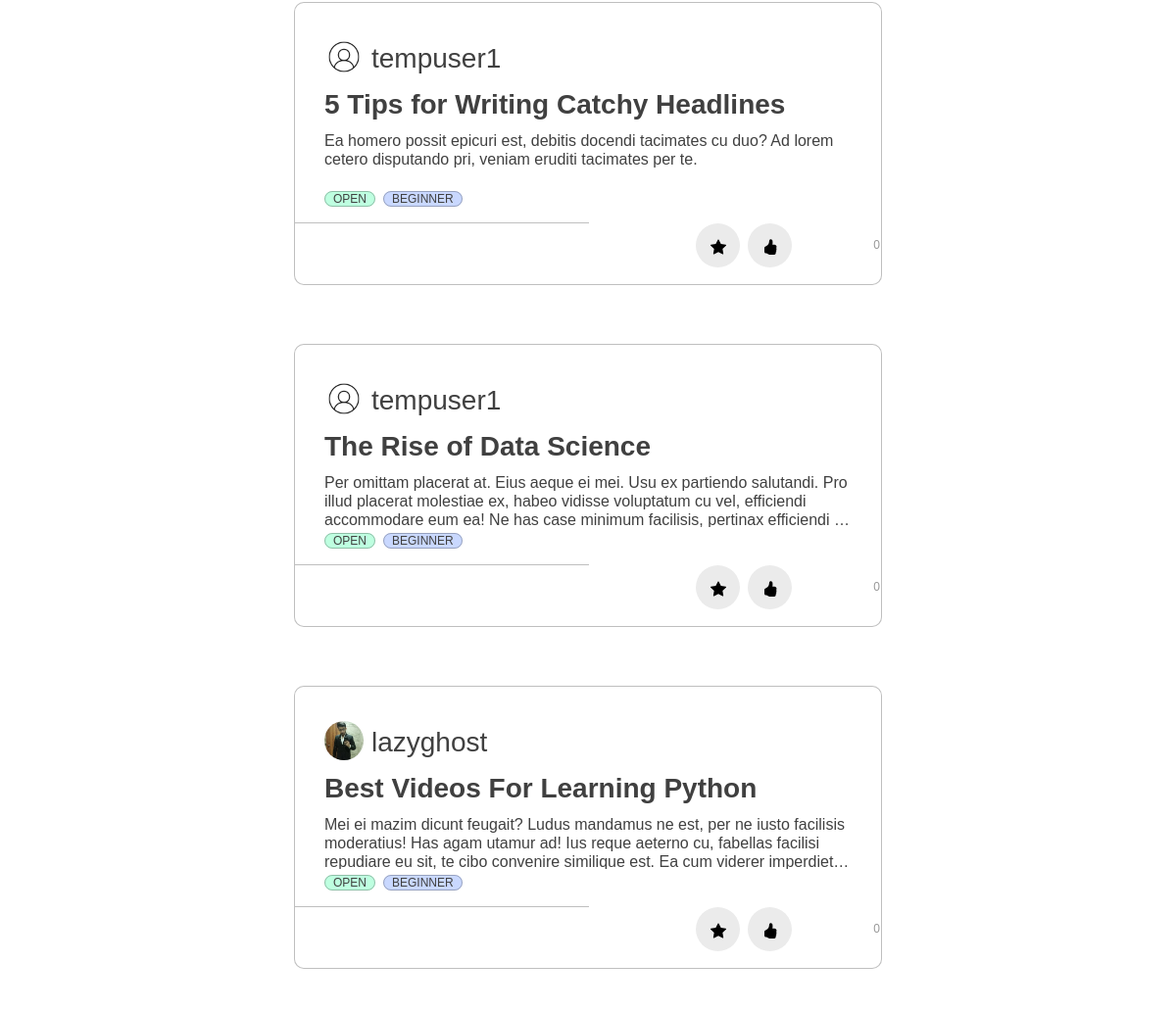
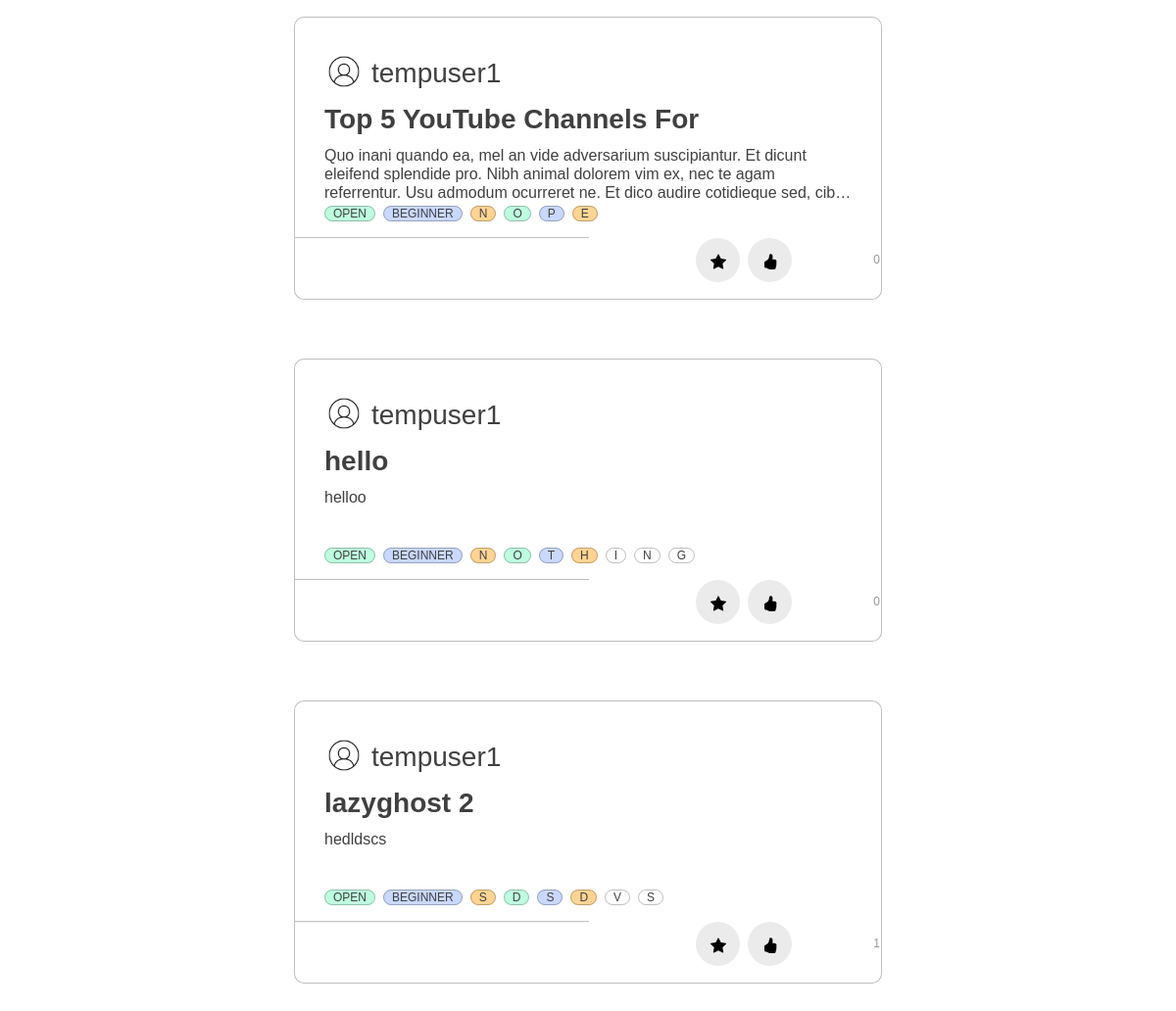
Before: /profile/projects/starred (signed in, lower part) with the older database file (2 pictures, top to bottom).
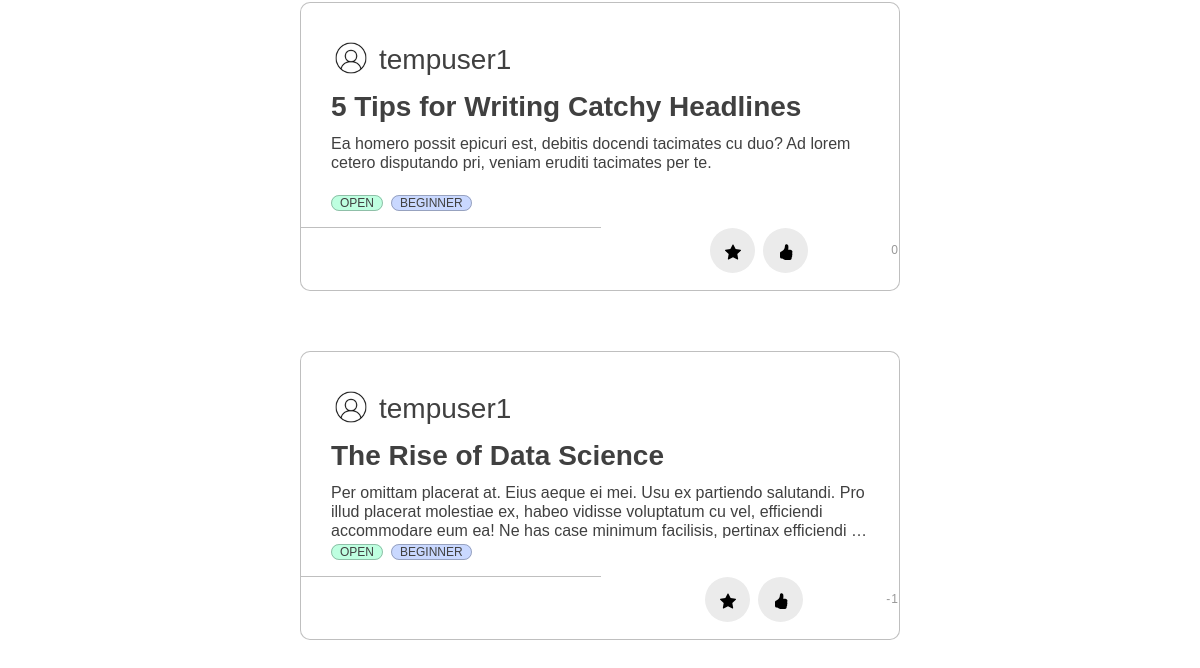
After: the same page with the newer database file.
### home/models.py (models this page shows, shortened)
class Project(models.Model):
    Title = models.CharField(max_length=30)
    Description = models.TextField()
    FloatedBy = models.ForeignKey(User, on_delete=models.CASCADE,related_name="FloatedBy")
    Mentors = models.ManyToManyField(User,related_name='Mentors')
    Status = models.CharField(max_length=10, choices=STATUS_CHOICES, default='Open')
    OpenedFor = models.CharField(max_length=300)
    Difficulty = models.CharField(max_length=15, choices=DIFFICULTY_CHOICES, default='Beginner')
    PreRequisite = models.TextField()
    Duration = models.CharField(max_length=30)
    DatePosted = models.DateTimeField(default = timezone.now)
    SelectionCriteria = models.TextField()
    MailNotification = models.CharField(max_length=5, choices=NOTIFICATION_CHOICES,default='On')
    ApplyRequest = models.ManyToManyField(User, related_name='ApplyRequest', blank = True)
    AlreadyApplied = models.ManyToManyField(User, related_name='AlreadyApplied', blank = True)
    Likes = models.IntegerField(default=0)

### users/models.py (models this page shows, shortened)
class Profile(models.Model):
    user = models.OneToOneField(User, on_delete=models.CASCADE)
    image = models.ImageField(default = 'default.jpg', upload_to='profile_pics', blank=True)
    rollno = models.CharField(max_length=10)
    year = models.CharField(max_length=30, choices = YEAR_CHOICES)
    branch = models.CharField(max_length=30, choices = BRANCH_CHOICES)
    techskills = models.TextField()
    starred_projects = models.ManyToManyField(Project, related_name='starred_projects', blank = True)
    liked_projects = models.ManyToManyField(Project, related_name='liked_projects', blank = True)
    cv = models.FileField(blank = True, upload_to='resumes')

### users/views.py (the view)
# urls.py: path('projects/starred', views.projects_starred, name = 'projects-starred'),
@login_required
def projects_starred(request):
    projects_starred = request.user.profile.starred_projects.all()
    myFilter = ProjectFilter(request.GET, queryset=projects_starred)
    filtered_projects = myFilter.qs
    user_starred_projects_id = []
    for project in request.user.profile.starred_projects.all():
        user_starred_projects_id.append(project.id)
    context = {
        'title': 'Projects Starred',
        'projects' : filtered_projects,
        'user_starred_projects_id' : user_starred_projects_id,
        'notifications': Notification.objects.filter(user=request.user).order_by('-time'),
        'myFilter': myFilter,
    }
    return render(request, 'users/profile_starred.html', context)

### users/templates/users/profile_starred.html (shortened to what this page needs)
{% extends 'users/profile_applied.html' %}

### home/templates/home/main.html (shortened to what the changed rows need)
{% extends 'home/base.html' %}
{% load static %}
{% load crispy_forms_tags %}
{% block content %}
{% block mainContentBlock %}
<div class="project_cards">
    <br>
    {% block allProjectsBlock %}
    <div class="justify-content-center" style="display: flex; flex-wrap: wrap;" id="all-projects">
        {% for project in projects %}
            <div id="projectNumber{{ project.id }}">
                <div class = "blog-container" style="flex: 1 0 45%; margin: 30px; width: 600px; height: 289px; max-width: 600px;">
                    <div class="blog-header" style="display: flex; flex-wrap: wrap;">
                        <div class="blog-author--no-cover" style="background:url('{{project.FloatedBy.profile.image.url}}');background-size: cover; border-radius: 50%; display: inline-block;height: 40px;margin-right: 0.5rem;background-position: center;top: 8px;width: 40px; top: 27px; left: 28px; margin-top: 5px; ">
                        </div>
                        <span style="flex: 1 0 45%; ">
                            <h3 style="margin-top: 10px; color:#858796;"><a href="{% url 'profile' project.FloatedBy.id %}">{{project.FloatedBy}}</a></h3>
                        </span>
                    </div>
                    <div class="blog-body">
                        <div class="blog-title demo-a">
                            <h1><a href="/project/?project_id={{project.id}}">{{ project.Title }}</a></h1>
                        </div>
                        <div class="blog-summary demo-2">
                            <p>{{project.Description}}</p>
                        </div>
                        <div class="blog-tags">
                            <ul>
                                <li><a>{{project.Status}}</a></li>
                                <li><a>{{project.Difficulty}}</a></li>
                                {% for pre_req in project.PreRequisite %}
                                    {% if pre_req %}
                                        {% if pre_req == "More Tags..." %}
                                            <li>
                                                <a href="/project/?project_id={{project.id}}">{{ pre_req }}</a>
                                            </li>
                                        {% else %}
                                            <li>
                                                <a>{{pre_req}}</a>
                                            </li>
                                        {% endif %}
                                    {% endif %}
                                {% endfor %}
                            </ul>
                        </div>
                    </div>
                    <hr style="width: 300px; border-top: 1px solid rgba(0, 0, 0, 0.25); margin-left: 0px; margin-bottom: 0px;">
                    <div class="blog-footer">
                        <ul>
                            <li>
                                {% if project.id not in user_starred_projects_id %}
                                    <button class="btn btn-primary btn-user btn-block task" style="margin-left: 430px; width: 45px;" task = "Star" project_id={{project.id}} page_number={{projects.number}}>
                                        <svg xmlns="http://www.w3.org/2000/svg" width="16" height="16" fill="currentColor" class="bi bi-star" viewBox="0 0 16 16">
                                            <path d="M2.866 14.85c-.078.444.36.791.746.593l4.39-2.256 4.389 2.256c.386.198.824-.149.746-.592l-.83-4.73 3.522-3.356c.33-.314.16-.888-.282-.95l-4.898-.696L8.465.792a.513.513 0 0 0-.927 0L5.354 5.12l-4.898.696c-.441.062-.612.636-.283.95l3.523 3.356-.83 4.73zm4.905-2.767-3.686 1.894.694-3.957a.565.565 0 0 0-.163-.505L1.71 6.745l4.052-.576a.525.525 0 0 0 .393-.288L8 2.223l1.847 3.658a.525.525 0 0 0 .393.288l4.052.575-2.906 2.77a.565.565 0 0 0-.163.506l.694 3.957-3.686-1.894a.503.503 0 0 0-.461 0z" />
                                        </svg>
                                    </button>
                                {% else %}
                                    <button class="btn btn-primary btn-user btn-block task" style="margin-left: 430px; width: 45px;" task = "Unstar" project_id={{project.id}} page_number={{projects.number}}>
                                    </button>
                                {% endif %}
                            </li>
                            <li>
                                {% if project.id not in user_liked_projects_id %}
                                    <button class="btn btn-primary btn-user btn-block task" style="margin-right: 75px; width: 45px;" task = "Like" project_id={{project.id}} page_number={{projects.number}}>
                                        <svg xmlns="http://www.w3.org/2000/svg" width="16" height="16" fill="currentColor" class="bi bi-hand-thumbs-up" viewBox="0 0 16 16"  >
                                            <path d="M8.864.046C7.908-.193 7.02.53 6.956 1.466c-.072 1.051-.23 2.016-.428 2.59-.125.36-.479 1.013-1.04 1.639-.557.623-1.282 1.178-2.131 1.41C2.685 7.288 2 7.87 2 8.72v4.001c0 .845.682 1.464 1.448 1.545 1.07.114 1.564.415 2.068.723l.048.03c.272.165.578.348.97.484.397.136.861.217 1.466.217h3.5c.937 0 1.599-.477 1.934-1.064a1.86 1.86 0 0 0 .254-.912c0-.152-.023-.312-.077-.464.201-.263.38-.578.488-.901.11-.33.172-.762.004-1.149.069-.13.12-.269.159-.403.077-.27.113-.568.113-.857 0-.288-.036-.585-.113-.856a2.144 2.144 0 0 0-.138-.362 1.9 1.9 0 0 0 .234-1.734c-.206-.592-.682-1.1-1.2-1.272-.847-.282-1.803-.276-2.516-.211a9.84 9.84 0 0 0-.443.05 9.365 9.365 0 0 0-.062-4.509A1.38 1.38 0 0 0 9.125.111L8.864.046zM11.5 14.721H8c-.51 0-.863-.069-1.14-.164-.281-.097-.506-.228-.776-.393l-.04-.024c-.555-.339-1.198-.731-2.49-.868-.333-.036-.554-.29-.554-.55V8.72c0-.254.226-.543.62-.65 1.095-.3 1.977-.996 2.614-1.708.635-.71 1.064-1.475 1.238-1.978.243-.7.407-1.768.482-2.85.025-.362.36-.594.667-.518l.262.066c.16.04.258.143.288.255a8.34 8.34 0 0 1-.145 4.725.5.5 0 0 0 .595.644l.003-.001.014-.003.058-.014a8.908 8.908 0 0 1 1.036-.157c.663-.06 1.457-.054 2.11.164.175.058.45.3.57.65.107.308.087.67-.266 1.022l-.353.353.353.354c.043.043.105.141.154.315.048.167.075.37.075.581 0 .212-.027.414-.075.582-.05.174-.111.272-.154.315l-.353.353.353.354c.047.047.109.177.005.488a2.224 2.224 0 0 1-.505.805l-.353.353.353.354c.006.005.041.05.041.17a.866.866 0 0 1-.121.416c-.165.288-.503.56-1.066.56z" />
                                        </svg>
                                    </button>
                                {% else %}
                                    <button class="btn btn-primary btn-user btn-block task" style="margin-right: 75px; width: 45px;" task = "Unlike" project_id={{project.id}} page_number={{projects.number}}>
                                    </button>
                                {% endif %}
                                <li style="margin-top: 10px;">{{project.Likes}}</li>
                            </li>
                        </ul>
                    </div>
                </div>
            </div>
        {% endfor %}
    </div>
    {% endblock allProjectsBlock %}
    {% endblock mainContentBlock %}
    {% endblock content %}

Changed rows visible on the page:
no longer on this page (row unchanged): Project: FloatedBy.profile.image (picture), FloatedBy "lazyghost", Title "Best Videos For Learning Python", Description "Mei ei mazim dicunt feugait? Ludus mandamus ne est, per ne iusto facilisis moderatius! Has agam utamur ad! Ius reque aeterno cu, fabellas facilisi repudiare eu sit, te cibo convenire similique est. Ea cum viderer…", Status "OPEN", Difficulty "BEGINNER", Likes "0"
no longer on this page (row edited): Project: FloatedBy.profile.image (placeholder picture), FloatedBy "tempuser1", Title "Top 5 YouTube Channels For", Description "Quo inani quando ea, mel an vide adversarium suscipiantur. Et dicunt eleifend splendide pro. Nibh animal dolorem vim ex, nec te agam referrentur. Usu admodum ocurreret ne. Et dico audire cotidieque sed,…", Status "OPEN", Difficulty "BEGINNER", PreRequisite "N" "O" "P" "E", Likes "0"
no longer on this page (row edited): Project: FloatedBy.profile.image (placeholder picture), FloatedBy "tempuser1", Title "hello", Description "helloo", Status "OPEN", Difficulty "BEGINNER", PreRequisite "N" "O" "T" "H" "I" "N" "G", Likes "0"
no longer on this page (row edited): Project: FloatedBy.profile.image (placeholder picture), FloatedBy "tempuser1", Title "lazyghost 2", Description "hedldscs", Status "OPEN", Difficulty "BEGINNER", PreRequisite "S" "D" "S" "D" "V" "S", Likes "1"
changed Project "The Rise of Data Science": Likes "0" → "-1"
